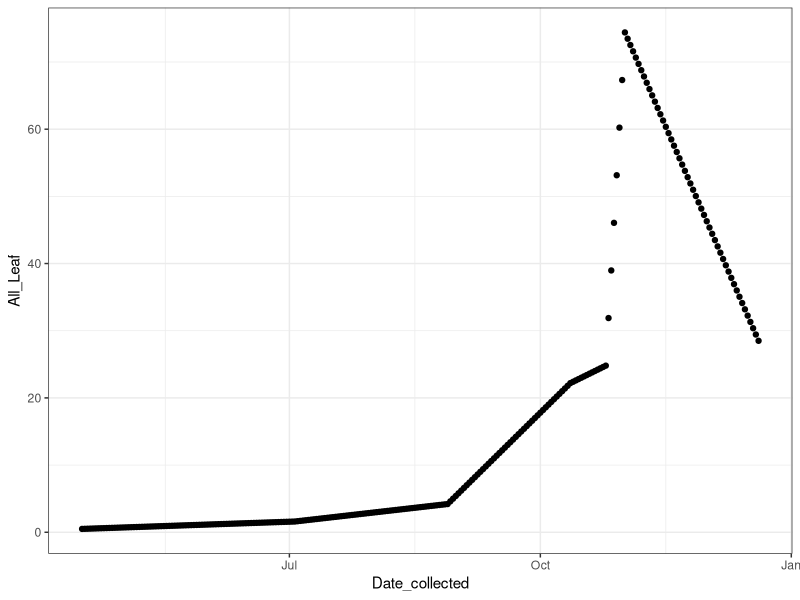
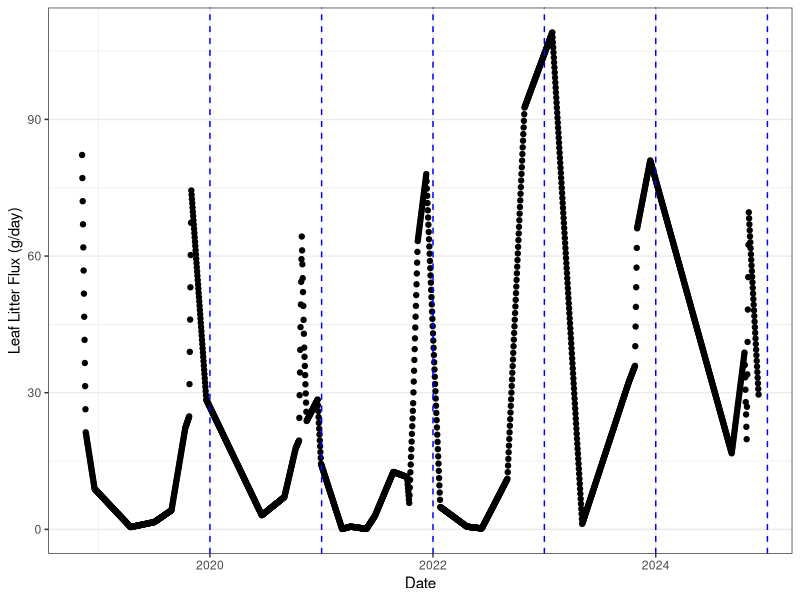
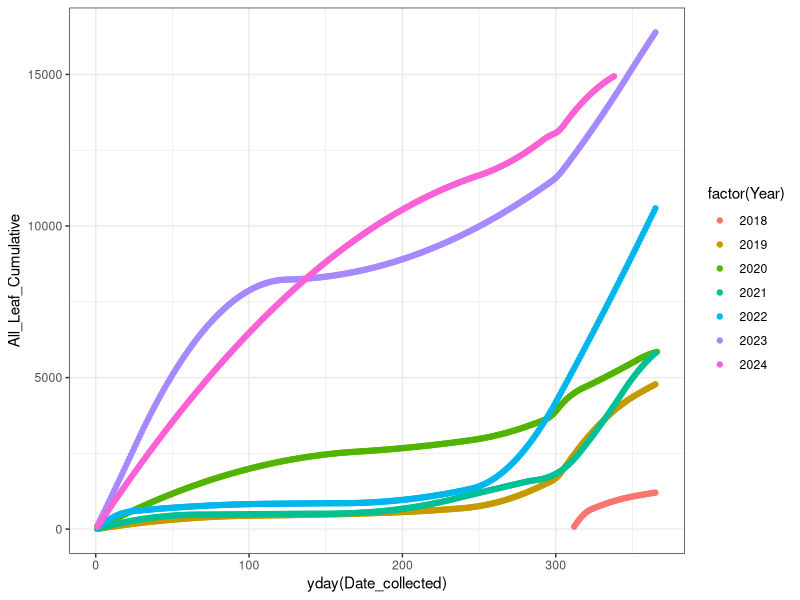
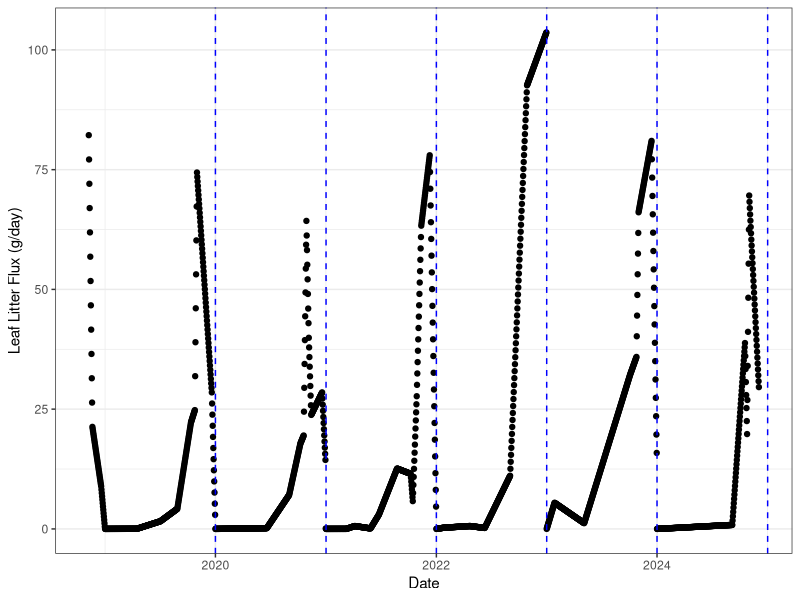
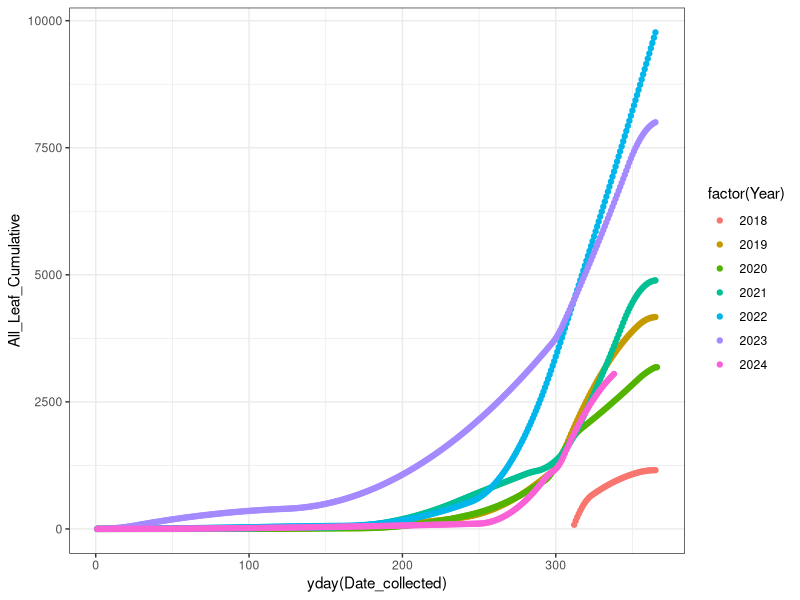
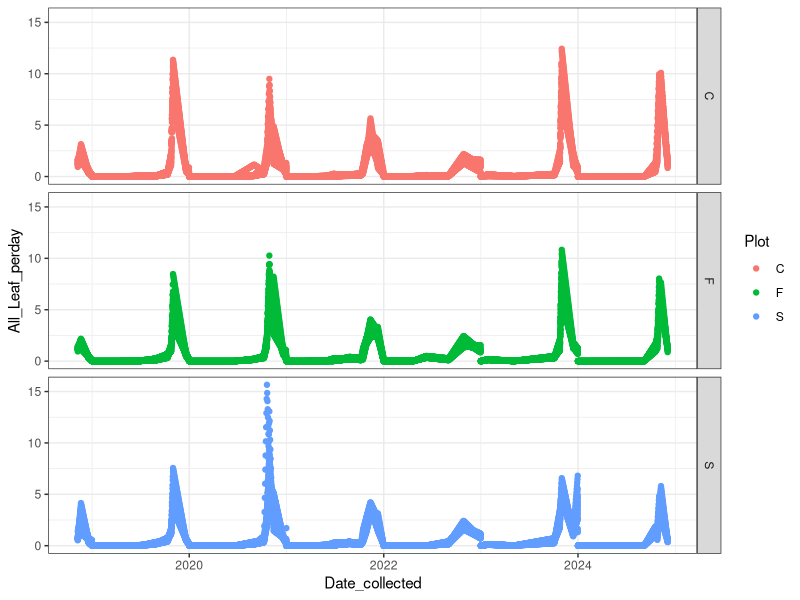
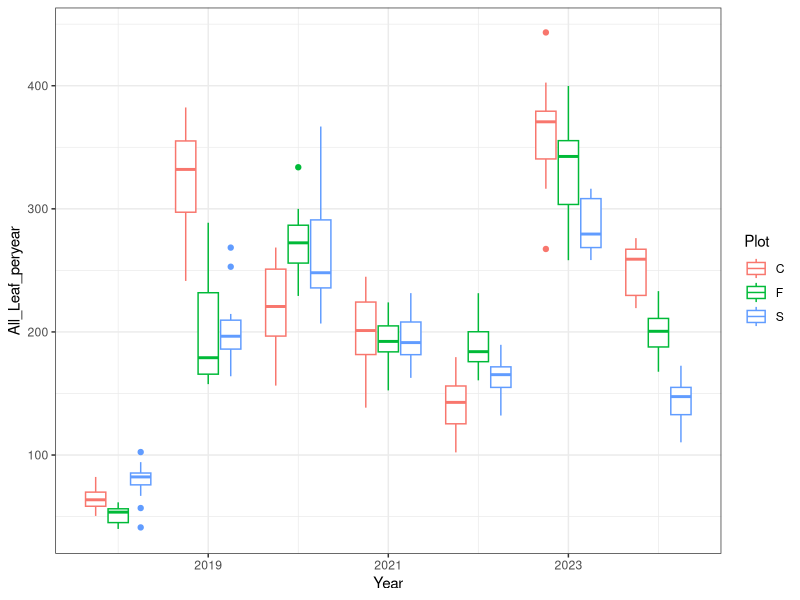
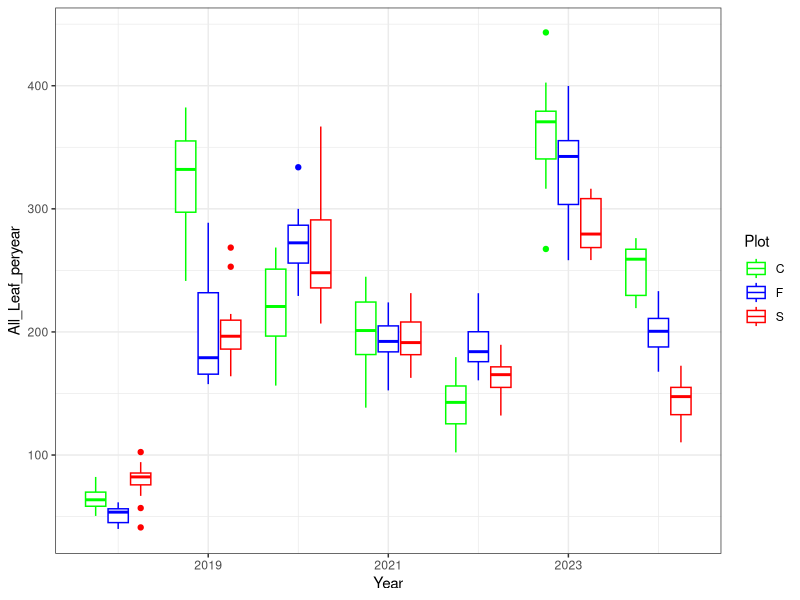

These figures' R source, in order:
## ---- chunk 1
knitr::opts_chunk$set(echo = TRUE)

library(readr)
library(lubridate)
library(dplyr)
library(ggplot2)
library(tidyr)
library(zoo)
theme_set(theme_bw())
## ---- chunk 2
litter <- read_csv("TEMPEST litter data - Masses.csv", 
                   skip = 1, show_col_types = FALSE) 
## Convert date collected column into an actual date format,
## and isolate columns we care about
litter %>%
  filter(!is.na(Date_collected)) %>% 
  mutate(Date_collected = mdy(Date_collected),
         Year = year(Date_collected)) %>% 
  select(Plot, Trap, Date_collected, Year, 
         Leaf_ACRU, Leaf_FAGR, Leaf_LITU, Leaf_Other, All_Leaf) ->
  litter

message("data read ok! rows = ", nrow(litter))
## ---- chunk 3
## if else means; condition is na is all leaf; if true add species and put in all leaf; if false use what is in all leaf
litter %>% 
  mutate(All_Leaf = if_else(condition = is.na(All_Leaf),
                            true = Leaf_ACRU + Leaf_FAGR + Leaf_LITU + Leaf_Other,
                            false = All_Leaf)) ->
  litter

## ---- chunk 4
# for each plot and trap we want to compute the days

litter %>%
  arrange(Date_collected) %>%
  group_by(Plot, Trap) %>% 
  # compute the difference between collection dates. For a series of
  # size n, diff() returns n-1 intervals, so we add one NA at the front
  # because the first date has no elapsed time (since no previous date)
  mutate(elapsed_days = c(NA, diff(Date_collected))) %>% 
  ungroup() %>%
  arrange(Plot, Trap, Date_collected) %>% 
  ## finally compute flux: litter per day
  mutate(All_Leaf_perday = All_Leaf / elapsed_days) ->
  litter

## ---- chunk 5

## to interpolate between two dates, we need to create empty rows
## for example, if we collected on 10/1 and 10/10 right now we only have those rows in our data set
## so we need to create rows from 10/2 . . . 10/9 and then interpolate between the 10/1 flux and 10/10 flux to fill in those rows
## we will use complete() to generate the non-measured intervening dates
## and then we will use zoo::na.approx() to interpolate

# Date example
test <- tibble(day = mdy(c("10/20/2021", "10/31/2021")),
               values = c(60, 97))
test %>% 
  complete(day = seq(min(day), max(day), by = "day")) %>% 
  mutate(values = na.approx(values))

# Examine: just the control 'A' trap in 2019
litter %>% 
  filter(Plot == "C", Trap == "A", year(Date_collected) == 2019) %>% 
  select(Plot, Trap, Date_collected, All_Leaf) ->
  litter_C_A_example

# Generate a sequence between first and last collection dates
days_wanted <- seq(from = min(litter_C_A_example$Date_collected), 
                   to = max(litter_C_A_example$Date_collected), 
                   by = "day")

# Just as an EXAMPLE Generate for the entire year NOT IDEAL as
# this hard-codes dates which we don't want to do
## days_wanted <- seq(from = ymd ("2019-01-01"), 
                  # to = ymd ("2019-12-31"), 
                  # by = "day")

# We want all days for all combinations of plot and trap

litter_C_A_example %>%
  complete(Plot, Trap, Date_collected = days_wanted) %>%
  mutate(All_Leaf = na.approx(All_Leaf, na.rm = FALSE)) ->
  litter_C_A_2019

# Visualize our example control A 2019 data

ggplot(litter_C_A_2019, aes(x = Date_collected, y = All_Leaf)) +
  geom_point()

## ---- chunk 6
## Control trap A over all years

litter %>% 
  filter(Plot == "C", Trap == "A") %>% 
  select(Plot, Trap, Date_collected, Year, All_Leaf) ->
  litter_C_A_allyears

# Compute the dates we want to complete()
days_wanted <- seq(from = min(litter_C_A_allyears$Date_collected, na.rm = TRUE), 
                   to = max(litter_C_A_allyears$Date_collected, na.rm = TRUE), 
                   by = "day")

# Estimate daily fluxes for all days of all years
litter_C_A_allyears %>%
  # complete the dataset, inserting missing dates
  complete(Plot, Trap, Date_collected = days_wanted) %>%
  # interpolate
  mutate(All_Leaf = na.approx(All_Leaf, na.rm = FALSE),
         # re-compute this, since we inserted new dates
         Year = year(Date_collected)) %>% 
  # compute cumulative flux for each year
  group_by(Year) %>% 
  mutate(All_Leaf_Cumulative = cumsum(All_Leaf)) ->
  litter_C_A_daily

ggplot(litter_C_A_daily, aes(x = Date_collected, y = All_Leaf)) + 
  geom_point(na.rm = TRUE) +
  ylab("Leaf Litter Flux (g/day)") +
  xlab("Date") +
  geom_vline(xintercept = ymd(paste0(2020:2025, "-01-01")), 
             color = "blue", linetype = 2)

ggplot(litter_C_A_daily, aes(x = yday(Date_collected),
                             y = All_Leaf_Cumulative, 
                             color = factor(Year))) +
  geom_point(na.rm = TRUE) 

## ---- chunk 7
litter %>% 
  group_by(Year = year(Date_collected)) %>% 
  summarise(first = min(Date_collected), 
            last = max(Date_collected)) %>% 
  knitr::kable()
## ---- chunk 8
PREV_YEAR_FRAC <- 0.95
## ---- chunk 9

# Flag the first collections for each year, plot, trap
litter %>% 
  group_by(Year, Plot, Trap) %>% 
  # compare date collected with min date collected and assign it to "first"
  mutate(first = Date_collected == min(Date_collected)) %>% 
  ungroup() %>% 
  # we don't do this for 2018 data, the first year
  mutate(first = if_else(Year == 2018, FALSE, first)) ->
  litter

# Create artificial collections on 12/31 of the previous year
litter %>% 
  filter(first) %>% 
  mutate(Leaf_ACRU = PREV_YEAR_FRAC * Leaf_ACRU,
         Leaf_FAGR = PREV_YEAR_FRAC * Leaf_FAGR,
         Leaf_LITU = PREV_YEAR_FRAC * Leaf_LITU,
         Leaf_Other = PREV_YEAR_FRAC * Leaf_Other,
         All_Leaf = PREV_YEAR_FRAC * All_Leaf,
         Date_collected = ymd(paste0(Year - 1, "-12-31")),
         Year = year(Date_collected)) ->
  inferred_end_of_year

# Create artificial collections on 1/1 of the current year
litter %>% 
  filter(first) %>% 
  mutate(Leaf_ACRU = 0,
         Leaf_FAGR = 0,
         Leaf_LITU = 0,
         Leaf_Other = 0,
         All_Leaf = 0,
         Date_collected = ymd(paste0(Year, "-01-01"))) ->
  inferred_start_of_year

# Adjust the first collections to 5% of their value
litter %>% 
  filter(first) %>% 
  mutate(Leaf_ACRU = (1 - PREV_YEAR_FRAC) * Leaf_ACRU,
         Leaf_FAGR = (1 - PREV_YEAR_FRAC) * Leaf_FAGR,
         Leaf_LITU = (1 - PREV_YEAR_FRAC) * Leaf_LITU,
         Leaf_Other = (1 - PREV_YEAR_FRAC) * Leaf_Other,
         All_Leaf = (1 - PREV_YEAR_FRAC) * All_Leaf) ->
  new_firsts

# Combine these together and re-compute things
litter %>% 
  # get rid of original first numbers/data "!" b/c we've recalculated these
  filter(!first) %>% 
  # add rows; take litter dataset, drop away first data collection and add on 
    # new data calculations, 12/31, & 1/1 dates
  bind_rows(new_firsts, inferred_end_of_year, inferred_start_of_year) %>% 
  # re-do the elapsed_days calculation
  arrange(Date_collected) %>%
  group_by(Plot, Trap) %>% 
  mutate(elapsed_days = c(NA, diff(Date_collected))) %>% 
  ungroup() %>%
  mutate(All_Leaf_perday = All_Leaf / elapsed_days) ->
  litter_adjusted

## ---- chunk 10
litter_adjusted %>% 
  filter(Plot == "C", Trap == "A") %>% 
  select(Plot, Trap, Date_collected, Year, All_Leaf) ->
  litter_C_A_allyears

# Compute the dates we want to complete()
days_wanted <- seq(from = min(litter_C_A_allyears$Date_collected, na.rm = TRUE), 
                   to = max(litter_C_A_allyears$Date_collected, na.rm = TRUE), 
                   by = "day")

# Estimate daily fluxes for all days of all years
litter_C_A_allyears %>%
  # complete the dataset, inserting missing dates
  complete(Plot, Trap, Date_collected = days_wanted) %>%
  # interpolate
  mutate(All_Leaf = na.approx(All_Leaf, na.rm = FALSE),
         # re-compute this, since we inserted new dates
         Year = year(Date_collected)) %>% 
  # compute cumulative flux for each year
  group_by(Year) %>% 
  mutate(All_Leaf_Cumulative = cumsum(All_Leaf)) ->
  litter_C_A_daily

ggplot(litter_C_A_daily, aes(x = Date_collected, y = All_Leaf)) + 
  geom_point(na.rm = TRUE) +
  ylab("Leaf Litter Flux (g/day)") +
  xlab("Date") +
  geom_vline(xintercept = ymd(paste0(2020:2025, "-01-01")), 
             color = "blue", linetype = 2)

ggplot(litter_C_A_daily, aes(x = yday(Date_collected),
                             y = All_Leaf_Cumulative, 
                             color = factor(Year))) +
  geom_point(na.rm = TRUE) 

## ---- chunk 11
## Next steps:
# 1. extend litter control A example to plot total litter biomass by year; 
# take litter adjust and compute total flux for each year

litter_adjusted %>%
  arrange(Date_collected) %>%
  group_by(Plot, Trap) %>% 
  # compute the difference between collection dates. For a series of
  # size n, diff() returns n-1 intervals, so we add one NA at the front
  # because the first date has no elapsed time (since no previous date)
  mutate(elapsed_days = c(NA, diff(Date_collected))) %>% 
  ungroup() %>%
  arrange(Plot, Trap, Date_collected) %>% 
  ## finally compute flux: litter per day
  mutate(All_Leaf_perday = All_Leaf / elapsed_days) ->
  litter_adj_perday

# generating the sequence of dates from min day collected to max
days_wanted_adj <- seq(from = min(litter_adj_perday$Date_collected), 
                   to = max(litter_adj_perday$Date_collected), 
                   by = "day")

litter_adj_perday %>%
  complete(Plot, Trap, Date_collected = days_wanted_adj) %>%
  mutate(All_Leaf_perday = na.approx(All_Leaf_perday, na.rm = FALSE)) ->
  litter_adj_perday_complete

# ALICE: I have simplified things above and changed it so we're not
# filtering for control A anymore; we want to process and visualize
# ALL the data.

# 2. plot

ggplot(litter_adj_perday_complete, aes(x = Date_collected, y = All_Leaf_perday, color = Plot)) +
  geom_point() +
  facet_grid(Plot ~ .)


# Annual flux by plot and trap
litter_adj_perday_complete %>%
  mutate(Year = year(Date_collected)) %>%
# group by plot, trap, year
  group_by(Plot, Trap, Year) %>%
# sum up the daily fluxes to an annual values
  summarise(All_Leaf_peryear = sum(All_Leaf_perday), .groups = "drop") ->
  litter_annual_fluxes

# boxplot
ggplot(litter_annual_fluxes, aes(x = Year, y = All_Leaf_peryear, color = Plot, group = paste(Year, Plot))) +
  geom_boxplot()

# ALICE: 
# 1. Look at the resulting dataset computed above. Do the columns and rows make sense?
# 2. How should we plot this?

# plot
# ggplot(aes(Year, All_Leaf_peryear, color = Plot)) + geom_point() + geom_line()


# play around with different visualizations

# histogram

ggplot(litter_annual_fluxes, aes(x = Year, y = All_Leaf_peryear, color = Plot, group = paste(Year, Plot))) +
  scale_color_manual(values = c("green", "blue", "red")) +
  geom_boxplot()


## ---- chunk 12
##LITU's
litter_adjusted %>%
  arrange(Date_collected) %>%
  group_by(Plot, Trap) %>% 
  # compute the difference between collection dates. For a series of
  # size n, diff() returns n-1 intervals, so we add one NA at the front
  # because the first date has no elapsed time (since no previous date)
  mutate(elapsed_days = c(NA, diff(Date_collected))) %>% 
  ungroup() %>%
  arrange(Plot, Trap, Date_collected) %>% 
  ## finally compute flux: litter per day
  mutate(Leaf_LITU_perday = Leaf_LITU / elapsed_days) ->
  litter_adj_LITU_perday


# generating the sequence of dates from min day collected to max
days_wanted_adj <- seq(from = min(litter_adj_LITU_perday$Date_collected), 
                   to = max(litter_adj_LITU_perday$Date_collected), 
                   by = "day")

litter_adj_LITU_perday %>%
  complete(Plot, Trap, Date_collected = days_wanted_adj) %>%
  mutate(LITU_perday = na.approx(Leaf_LITU_perday, na.rm = FALSE)) ->
  litter_adj_LITU_perday_complete

ggplot(litter_adj_LITU_perday_complete, aes(x = Date_collected, y = Leaf_LITU_perday, color = Plot)) +
  geom_point() +
  scale_color_manual(values = c("green", "blue", "red")) +
  facet_grid(Plot ~ .)
